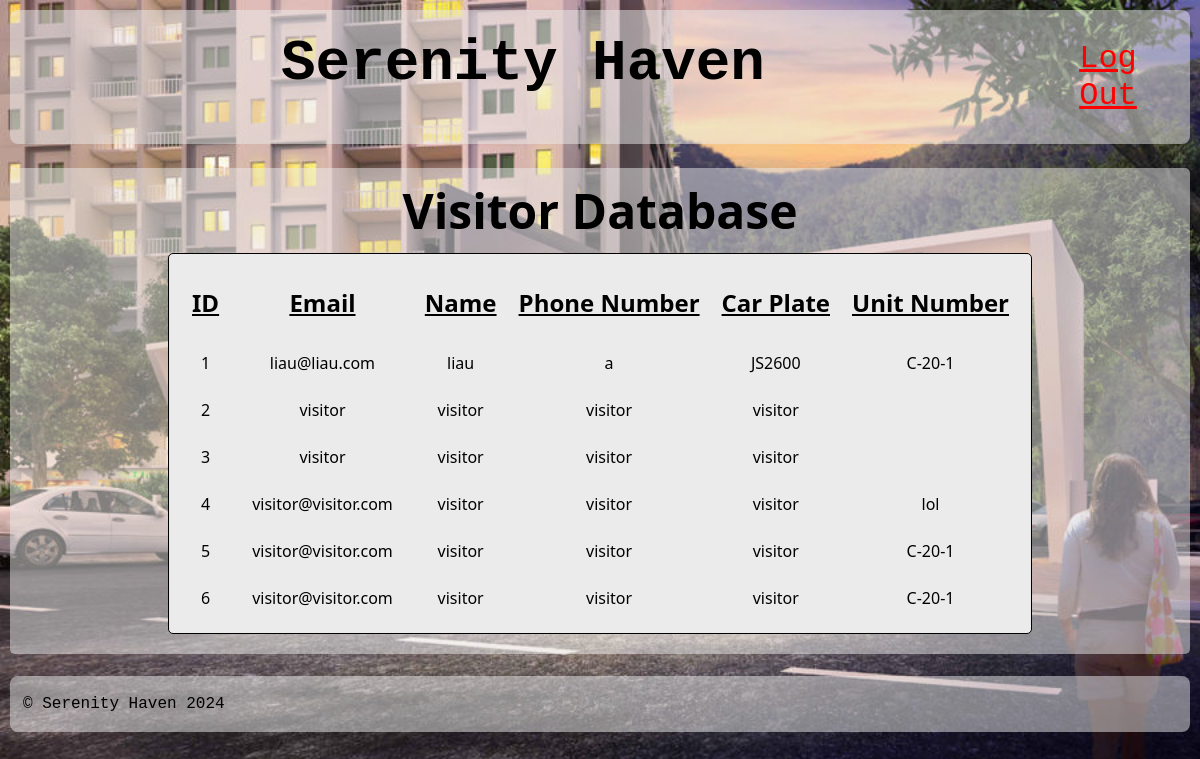
The page /mainpageSecurity.php (signed in) on the database its author committed.
### tables this page shows
CREATE TABLE `visitor` (
  `id` int(11) NOT NULL,
  `email` varchar(255) NOT NULL,
  `name` varchar(255) NOT NULL,
  `noPhone` varchar(12) NOT NULL,
  `carPlate` varchar(10) NOT NULL,
  `noUnit` varchar(10) DEFAULT NULL
);

### mainpageSecurity.php (the view, shortened to what this page needs)
<!DOCTYPE html>
<html lang="en">
<?php
include("session.php");
include("header2.php");
?>
<head>
</head>
<body>
	<div class="visitor">
		<h1>Visitor Database</h1>
		<?php
		$query = "SELECT * FROM visitor";
		$result = mysqli_query($conn, $query) or die(mysql_error());
		if (mysqli_num_rows ($result) > 0)
		{
			echo "<table class='table'>";
			echo "<col>";
			echo "<col>";
			echo "<col>";
			echo "<tr>";
			echo "<th>ID</th>";
			echo "<th>Email</th>";
			echo "<th>Name</th>";
			echo "<th>Phone Number</th>";
			echo "<th>Car Plate</th>";
			echo "<th>Unit Number</th>";
			while ($row = mysqli_fetch_assoc($result))
			{
				echo "<tr>";
				echo "<td>".$row['id']."</td>";
				echo "<td>".$row['email']."</td>";
				echo "<td>".$row['name']."</td>";
				echo "<td>".$row['noPhone']."</td>";
				echo "<td>".$row['carPlate']."</td>";
				echo "<td>".$row['noUnit']."</td>";
				echo "</tr>";
			}
			echo"</table>";
		}
		else{
			echo"<h1><u>No data</u></h1>";
		}
		?>
	</div>
</body>
<?php
include("footer.php");
?>
</html>

### header2.php (shortened to what this page needs)
<!DOCTYPE html>
<html lang="en" class="theme">
<head>
</head>
<body>
<div class="header">
    <div class="left">
		<h1><a href="">Serenity Haven</a></h1>
  	</div>
	<div class="right">
		<a href="logout.php">Log Out</a>
	</div>
</div>
</body>
</html>

### footer.php (shortened to what this page needs)
<!DOCTYPE html>
<html lang="en">
<head>
</head>
<body>
	<br>
	<div class="footer">
		<p>© Serenity Haven 2024</p>
	</div>
</body>
</html>

### mainpageSecurity.php (style rules this page uses)
body { padding: 10px; font-family: Candara, Calibri, Segoe, Segoe UI, Optima, Arial, sans-serif; margin: 0; background-repeat: no-repeat; background-attachment: fixed; background-size: cover; }
.visitor { background-color: rgba(235, 235, 235, 0.5); padding-bottom: 20px; border-radius: 5px; text-align: center; margin-top: 2%; }
.visitor h1 { font-size: 300%; font-weight: bold; margin-top: 0px; margin-bottom: 0px; padding: 10px 0px; }
.visitor .table { padding: 10px; border: 1px solid black; text-align: center; background-color: rgb(235, 235, 235); margin: auto; border-radius: 5px; }
.visitor .table td { text-align: center; height: 25px; font-size: 100%; padding: 10px 20px; }
.visitor .table th { font-size: 150%; text-align: center; font-weight: bold; text-decoration: underline; padding: 20px 10px; }

### footer.php (style rules this page uses)
.footer { color: var(--text); background: var(--background); display: flex; font-family: andale mono, monospace; border-radius: 8px; font-size: 100%; padding: 3px; transition: 0.5s; text-align: left; }
.footer p { padding-left: 10px; }

### rows shown on the page
visitor: id "1", email "liau@liau.com", name "liau", noPhone "a", carPlate "JS2600", noUnit "C-20-1"
visitor: id "2", email "visitor", name "visitor", noPhone "visitor", carPlate "visitor"
visitor: id "3", email "visitor", name "visitor", noPhone "visitor", carPlate "visitor"
visitor: id "4", email "visitor@visitor.com", name "visitor", noPhone "visitor", carPlate "visitor", noUnit "lol"
visitor: id "5", email "visitor@visitor.com", name "visitor", noPhone "visitor", carPlate "visitor", noUnit "C-20-1"
visitor: id "6", email "visitor@visitor.com", name "visitor", noPhone "visitor", carPlate "visitor", noUnit "C-20-1"
